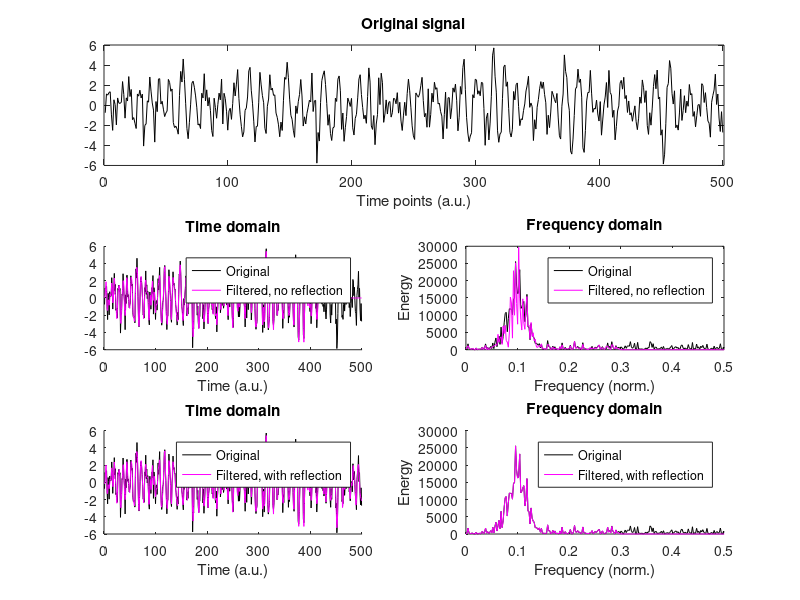

Write the MATLAB code that produced this figure.
%%
%     COURSE: Signal processing problems, solved in MATLAB and Python
%    SECTION: Filtering
%      VIDEO: Avoid edge effects with reflection
% Instructor: sincxpress.com
%
%%

clear

% create a signal
N  = 500;
hz = linspace(0,1,N);
gx = exp( -(4*log(2)*(hz-.1)/.1).^2 )*N/2;
signal = real(ifft( gx.*exp(1i*rand(1,N)*2*pi) )) + ...
         randn(1,N);

% plot it and its power spectrum
figure(1), clf
subplot(311)
plot(1:N,signal,'k')
set(gca,'xlim',[0 N+1])
title('Original signal')
xlabel('Time points (a.u.)')


subplot(324)
plot(hz,abs(fft(signal)).^2,'k','markerfacecolor','w')
set(gca,'xlim',[0 .5])
xlabel('Frequency (norm.)'), ylabel('Energy')
title('Frequency-domain signal representation')

%% apply a low-pass causal filter

% generate filter kernel
order = 150;
fkern = fir1(order,.6,'low');

% zero-phase-shift filter
fsignal = filter(fkern,1,signal); % forward
fsignal = filter(fkern,1,fsignal(end:-1:1)); % reverse
fsignal = fsignal(end:-1:1); % flip forward


% plot the original signal and filtered version
subplot(323), hold on
plot(1:N,signal,'k')
plot(1:N,fsignal,'m')
set(gca,'xlim',[0 N+1])
xlabel('Time (a.u.)')
title('Time domain')
legend({'Original';'Filtered, no reflection'})


% power spectra
subplot(324), hold on
plot(hz,abs(fft(fsignal)).^2,'m')
title('Frequency domain')
legend({'Original';'Filtered, no reflection'})

%% now with reflection by filter order

% reflect the signal
reflectsig = [ signal(order:-1:1) signal signal(end:-1:end-order+1) ];

% zero-phase-shift filter on the reflected signal
reflectsig = filter(fkern,1,reflectsig);
reflectsig = filter(fkern,1,reflectsig(end:-1:1));
reflectsig = reflectsig(end:-1:1);

% now chop off the reflected parts
fsignal = reflectsig(order+1:end-order);

% try again with filtfilt
%fsignal1 = filtfilt(fkern,1,signal);

% and plot
subplot(325), hold on
plot(1:N,signal,'k')
plot(1:N,fsignal,'m')
set(gca,'xlim',[0 N+1])
xlabel('Time (a.u.)')
title('Time domain')
legend({'Original';'Filtered, with reflection'})

% spectra
subplot(326), hold on
plot(hz,abs(fft(signal)).^2,'k')
plot(hz,abs(fft(fsignal)).^2,'m')
legend({'Original';'Filtered, with reflection'})
set(gca,'xlim',[0 .5])
xlabel('Frequency (norm.)'), ylabel('Energy')
title('Frequency domain')

%% done.
